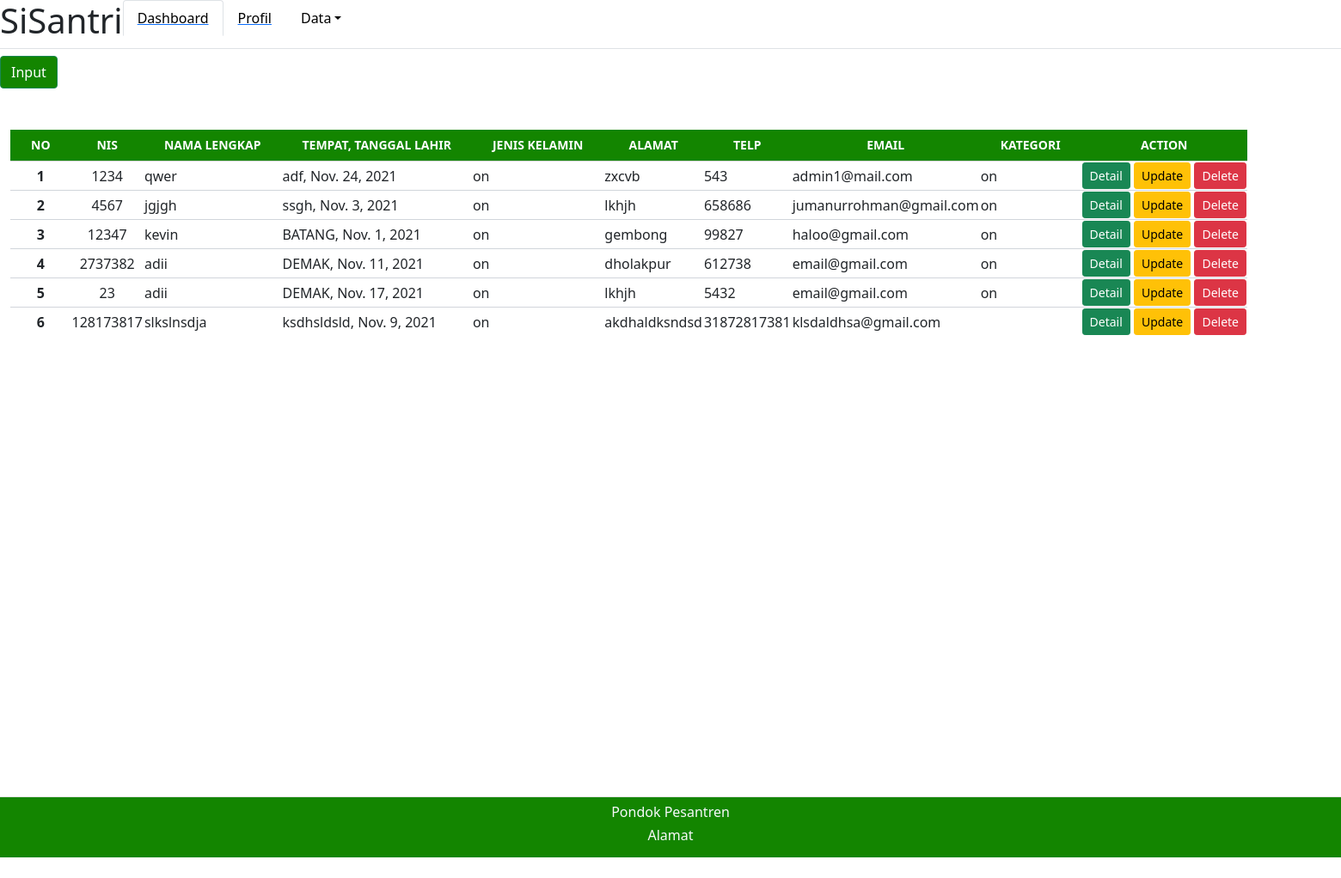
The app's page /adminpondok/datasantri/, older data.
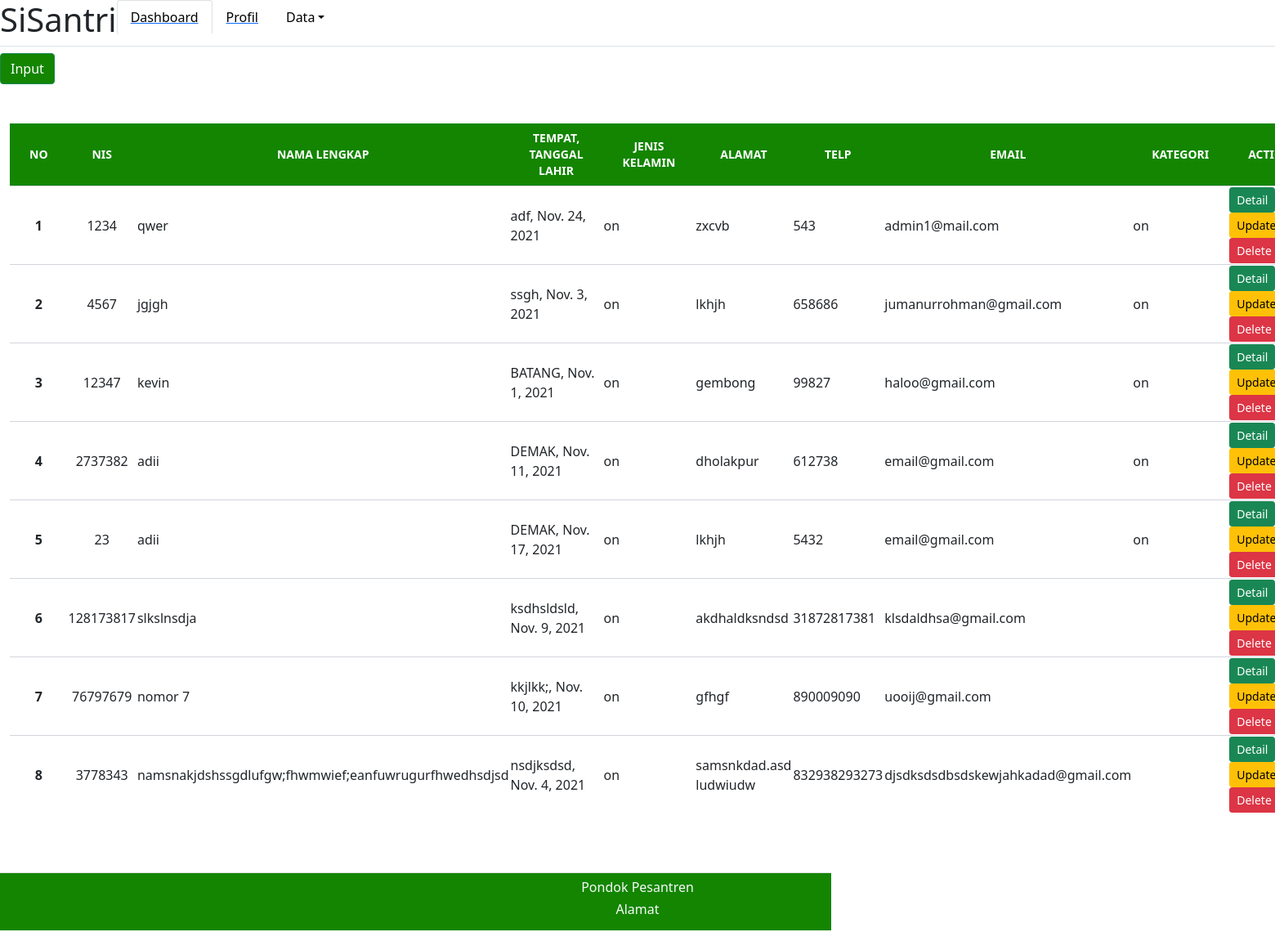
The same page, newer data.
### adminpondok/models.py (models this page shows)
class Santri(models.Model):
    kelamin = [
        ('Laki-Laki', 'Laki-Laki'),
        ('Perempuan', 'Perempuan'),
    ]
    kategori = [
        ('Al-Quran', 'Al-Quran'),
        ('Matan', 'Matan'),
        ('Nadhom', 'Nadhom'),
    ]
    nis = models.IntegerField()
    nama_santri = models.CharField(max_length=30)
    tempat_lahir = models.CharField(max_length=20)
    tanggal_lahir = models.DateField()
    jk = models.CharField(max_length=9, choices=kelamin, default='')
    almt = models.TextField(default='')
    telp = models.IntegerField(default=0)
    email = models.CharField(default='', max_length=20)
    ktgri = models.CharField(default='', choices=kategori, max_length=8)

### adminpondok/views.py (the view, shortened to what this page needs)
# urls.py: path('datasantri/', views.datasantri),
def datasantri(req):
    santri = models.Santri.objects.all()
    return render(req, 'adminpondok/datasantri.html', {
        'data': santri,
    })

### adminpondok/templates/adminpondok/datasantri.html (shortened to what this page needs)
{% extends "adminpondok/base.html" %}
{% block content %}
<button type="button" class="btn btn-success" data-bs-toggle="modal" data-bs-target="#staticBackdrop"
    style="background-color: #138500;">
    Input
</button>
</div>
<div class="min-h-screen bg-white py-5">
    <div class="container-fluid">
        <table class=' bg-white divide-y divide-gray-300' style="border: green;">
            <thead class="" style="background-color: #138500; color: #FFFFFF;">
                <tr>
                    <th class="font-semibold text-sm uppercase px-4 py-2 text-center"> No </th>
                    <th class="font-semibold text-sm uppercase px-4 py-2 text-center"> NIS </th>
                    <th class="font-semibold text-sm uppercase px-4 py-2 text-center">Nama Lengkap</th>
                    <th class="font-semibold text-sm uppercase px-4 py-2 text-center">Tempat, Tanggal Lahir</th>
                    <th class="font-semibold text-sm uppercase px-4 py-2 text-center">Jenis Kelamin</th>
                    <th class="font-semibold text-sm uppercase px-4 py-2 text-center">Alamat</th>
                    <th class="font-semibold text-sm uppercase px-4 py-2 text-center">Telp</th>
                    <th class="font-semibold text-sm uppercase px-4 py-2 text-center">Email</th>
                    <th class="font-semibold text-sm uppercase px-4 py-2 text-center">Kategori</th>
                    <th class="font-semibold text-sm uppercase px-4 py-2 text-center">Action</th>
                </tr>
            </thead>
            {% for d in data %}
            <tbody class="divide-y divide-gray-200">
                <tr>
                    <th scope="row" class="text-center">{{ forloop.counter }}</th>
                    <td class="text-center">{{d.nis}}</td>
                    <td>{{d.nama_santri}}</td>
                    <td>{{d.tempat_lahir}}, {{d.tanggal_lahir}}</td>
                    <td>{{d.jk}}</td>
                    <td>{{d.almt}}</td>
                    <td>{{d.telp}}</td>
                    <td>{{d.email}}</td>
                    <td>{{d.ktgri}}</td>
                    <td>
                        <a class="btn btn-sm btn-success" href="/{{d.id}}/detail">Detail</a>
                        <a class="btn btn-sm btn-warning" href="/{{d.id}}/update">Update</a>
                        <a class="btn btn-sm btn-danger" href="/datasantri/{{d.id}}/deletesantri/">Delete</a>
                    </td>
                </tr>
            </tbody>
            {% endfor %}
        </table>
    </div>
</div>
{% endblock %}

Row changes from the older to the newer data that the page shows:
added Santri: nis "76797679", nama_santri "nomor 7", tempat_lahir "kkjlkk;", tanggal_lahir "Nov. 10, 2021", jk "on", almt "gfhgf", telp "890009090", email "uooij@gmail.com"
added Santri: nis "3778343", nama_santri "namsnakjdshssgdlufgw;fhwmwief;eanfuwrugurfhwedhsdjsd", tempat_lahir "nsdjksdsd", tanggal_lahir "Nov. 4, 2021", jk "on", almt "samsnkdad.asd ludwiudw", telp "832938293273", email "djsdksdsdbsdskewjahkadad@gmail.com"
